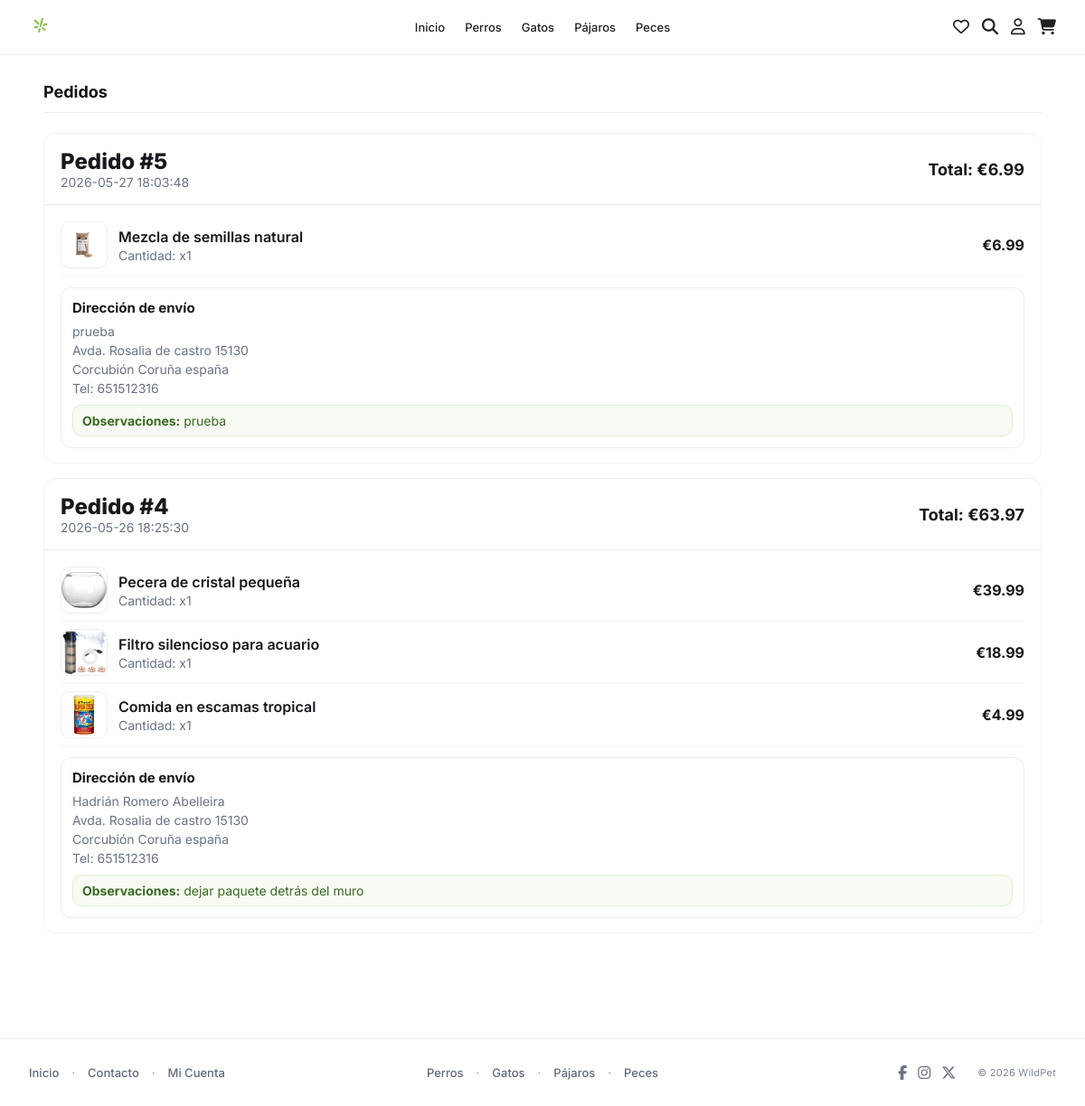
Screenshot of /Pedidos.php (signed in) with the database file from the repository.
### tables this page shows
CREATE TABLE `pedidos` (
  `id` int(11) NOT NULL,
  `id_usuario` int(11) NOT NULL,
  `fecha` datetime DEFAULT current_timestamp(),
  `total` decimal(10,2) NOT NULL,
  `estado` enum('pendiente','pagado','enviado','entregado') DEFAULT 'pendiente',
  `envio_nombre` varchar(150) DEFAULT '',
  `envio_direccion` varchar(255) DEFAULT '',
  `envio_ciudad` varchar(100) DEFAULT '',
  `envio_provincia` varchar(100) DEFAULT '',
  `envio_codigo_postal` varchar(20) DEFAULT '',
  `envio_pais` varchar(100) DEFAULT '',
  `envio_telefono` varchar(30) DEFAULT '',
  `envio_observaciones` text DEFAULT NULL
);

CREATE TABLE `pedido_items` (
  `id` int(11) NOT NULL,
  `id_pedido` int(11) NOT NULL,
  `id_producto` int(11) NOT NULL,
  `nombre_producto` varchar(255) NOT NULL,
  `precio` decimal(10,2) NOT NULL DEFAULT 0.00,
  `cantidad` int(11) NOT NULL DEFAULT 1,
  `imagen` varchar(255) DEFAULT NULL
);

### Pedidos.php (the view, shortened to what this page needs)
<?php
include("conexion.php");
$conn->query("CREATE TABLE IF NOT EXISTS pedidos (
  id INT AUTO_INCREMENT PRIMARY KEY,
  id_usuario INT NOT NULL,
  total DECIMAL(10,2) NOT NULL DEFAULT 0,
  fecha DATETIME NOT NULL DEFAULT CURRENT_TIMESTAMP,
  envio_nombre VARCHAR(150) DEFAULT '',
  envio_direccion VARCHAR(255) DEFAULT '',
  envio_ciudad VARCHAR(100) DEFAULT '',
  envio_provincia VARCHAR(100) DEFAULT '',
  envio_codigo_postal VARCHAR(20) DEFAULT '',
  envio_pais VARCHAR(100) DEFAULT '',
  envio_telefono VARCHAR(30) DEFAULT '',
  envio_observaciones TEXT
)");
$conn->query("CREATE TABLE IF NOT EXISTS pedido_items (
  id INT AUTO_INCREMENT PRIMARY KEY,
  id_pedido INT NOT NULL,
  id_producto INT NOT NULL,
  nombre_producto VARCHAR(255) NOT NULL,
  precio DECIMAL(10,2) NOT NULL DEFAULT 0,
  cantidad INT NOT NULL DEFAULT 1,
  imagen VARCHAR(255) DEFAULT NULL
)");
$pedidos = [];
$stmt = $conn->prepare("SELECT id, total, fecha, envio_nombre, envio_direccion, envio_ciudad, envio_provincia, envio_codigo_postal, envio_pais, envio_telefono, envio_observaciones FROM pedidos WHERE id_usuario = ? ORDER BY fecha DESC");
$stmt->bind_param("i", $_SESSION['usuario_id']);
$stmt->execute();
$res = $stmt->get_result();
while ($row = $res->fetch_assoc()) {
    $row['items'] = [];
    $pedidos[] = $row;
}
if (!empty($pedidos)) {
    $itemStmt = $conn->prepare("SELECT nombre_producto, precio, cantidad, imagen FROM pedido_items WHERE id_pedido = ?");
    foreach ($pedidos as $idx => $pedido) {
        $pid = intval($pedido['id']);
        $itemStmt->bind_param("i", $pid);
        $itemStmt->execute();
        $itemsRes = $itemStmt->get_result();
        while ($it = $itemsRes->fetch_assoc()) {
            $pedidos[$idx]['items'][] = $it;
        }
    }
}
?>
<!doctype html>
<html lang="es">
<head>
  <link rel="stylesheet" href="https://cdnjs.cloudflare.com/ajax/libs/font-awesome/6.5.1/css/all.min.css">
  <link rel="stylesheet" href="DogProducts.css">
  <link rel="stylesheet" href="account-menu.css">
</head>
<body>
<header class="header">
  <div class="header-inner">
    <a href="Homepage.php"><img class="logo" src="img/logo.png" alt="WildPet"></a>
    <nav class="nav">
      <a href="Homepage.php">Inicio</a>
      <a href="Perros.php">Perros</a>
      <a href="Gatos.php">Gatos</a>
      <a href="Pajaros.php">Pájaros</a>
      <a href="Peces.php">Peces</a>
    </nav>
    <div class="icons">
      <a href="MisFavoritos.php" title="Mis Favoritos"><i class="fa-regular fa-heart"></i></a>
      <a href="Search.php" title="Buscar"><i class="fa-solid fa-magnifying-glass"></i></a>
      <div class="account-menu">
        <button class="account-toggle" aria-label="Cuenta"><i class="fa-regular fa-user"></i></button>
      </div>
      <a href="ShoppingCart.php" title="Carrito"><i class="fa-solid fa-cart-shopping"></i></a>
    </div>
  </div>
</header>
<main class="page">
  <div class="container">
    <div class="topbar"><h1>Pedidos</h1></div>
    <hr>
    <?php if (empty($pedidos)): ?>
      <p>Aún no tienes pedidos realizados.</p>
    <?php else: ?>
      <div class="orders-grid">
        <?php foreach ($pedidos as $pedido): ?>
          <section class="card order-card">
            <div class="order-head">
              <div>
                <div style="font-weight:800; font-size:24px; color:#16181d;">Pedido #<?php echo intval($pedido['id']); ?></div>
                <div class="order-meta"><?php echo htmlspecialchars($pedido['fecha']); ?></div>
              </div>
              <div class="order-total">Total: €<?php echo number_format($pedido['total'], 2); ?></div>
            </div>
            <div class="order-body">
              <?php foreach ($pedido['items'] as $item): ?>
                <div class="order-item">
                  <img src="<?php echo htmlspecialchars($item['imagen']); ?>" alt="">
                  <div>
                    <div class="order-item-name"><?php echo htmlspecialchars($item['nombre_producto']); ?></div>
                    <div class="order-item-qty">Cantidad: x<?php echo intval($item['cantidad']); ?></div>
                  </div>
                  <div class="order-item-price">€<?php echo number_format($item['precio'], 2); ?></div>
                </div>
              <?php endforeach; ?>
              <?php
              $hasShipping = trim((string)($pedido['envio_direccion'] ?? '')) !== '' ||
                             trim((string)($pedido['envio_ciudad'] ?? '')) !== '' ||
                             trim((string)($pedido['envio_provincia'] ?? '')) !== '' ||
                             trim((string)($pedido['envio_codigo_postal'] ?? '')) !== '' ||
                             trim((string)($pedido['envio_pais'] ?? '')) !== '' ||
                             trim((string)($pedido['envio_telefono'] ?? '')) !== '';
              ?>
              <?php if ($hasShipping): ?>
                <div class="shipping-box">
                  <p class="shipping-title">Dirección de envío</p>
                  <?php if (!empty($pedido['envio_nombre'])): ?>
                    <p class="shipping-line"><?php echo htmlspecialchars($pedido['envio_nombre']); ?></p>
                  <?php endif; ?>
                  <p class="shipping-line">
                    <?php echo htmlspecialchars(trim(($pedido['envio_direccion'] ?? '') . ' ' . ($pedido['envio_codigo_postal'] ?? ''))); ?>
                  </p>
                  <p class="shipping-line">
                    <?php echo htmlspecialchars(trim(($pedido['envio_ciudad'] ?? '') . ' ' . ($pedido['envio_provincia'] ?? '') . ' ' . ($pedido['envio_pais'] ?? ''))); ?>
                  </p>
                  <?php if (!empty($pedido['envio_telefono'])): ?>
                    <p class="shipping-line">Tel: <?php echo htmlspecialchars($pedido['envio_telefono']); ?></p>
                  <?php endif; ?>
                  <?php if (!empty($pedido['envio_observaciones'])): ?>
                    <div class="shipping-note"><strong>Observaciones:</strong> <?php echo htmlspecialchars($pedido['envio_observaciones']); ?></div>
                  <?php endif; ?>
                </div>
              <?php endif; ?>
            </div>
          </section>
        <?php endforeach; ?>
      </div>
    <?php endif; ?>
  </div>
</main>
<?php include('footer.php'); ?>
</body>
</html>

### DogProducts.css (style rules this page uses)
:root { --green:#86c440; --text:#121212; --muted:#6b7280; --border:#ededed; }
* { box-sizing:border-box;margin:0;padding:0 }
body { font-family:Inter,system-ui,Arial,sans-serif; color:var(--text); min-height:100vh; display:flex; flex-direction:column; }
.container { width:min(1200px,92%); margin:0 auto; }
.page { flex:1; padding:30px 0 60px; }
.topbar { display:flex; justify-content:space-between; align-items:center; margin-bottom:12px; }
.topbar h1 { font-size:18px; font-weight:700; }
hr { border:none; border-top:1px solid var(--border); margin-bottom:22px; }
.header { background:#fff; border-bottom:1px solid var(--border); }
.header-inner { width:100%; height:60px; padding:0 32px; display:grid; grid-template-columns: 1fr auto 1fr; align-items:center; }
.logo { width:26px; justify-self:start; }
.nav { display:flex; gap:22px; justify-self:center; }
.nav a { text-decoration:none; color:#222; font-size:13px; font-weight:500; }
.icons { display:flex; gap:14px; align-items:center; justify-self:end; }
.icons i { cursor:pointer; font-size:18px; color:#222; transition: color .2s ease, transform .2s ease; }
.card { background:#fff; border:1px solid #f1f1f1; border-radius:14px; overflow:hidden; display:flex; flex-direction:column; }

### account-menu.css (style rules this page uses)
.account-menu { position: relative; }
.account-toggle { background: transparent; border: 0; padding: 0; cursor: pointer; color: #111; font-size: 18px; display: inline-flex; align-items: center; justify-content: center; }

### Pedidos.php (style rules this page uses)
.orders-grid { display: grid; gap: 16px; }
.order-card { margin-bottom: 0; padding: 0; overflow: hidden; }
.order-head { display: flex; justify-content: space-between; align-items: center; gap: 12px; padding: 16px 18px; border-bottom: 1px solid #ededed; background: #fff; flex-wrap: wrap; }
.order-meta { color: #697386; font-size: 14px; }
.order-total { color: #16181d; font-weight: 700; font-size: 18px; }
.order-body { padding: 10px 18px 16px; background: #fff; }
.order-item { display: grid; grid-template-columns: 52px 1fr auto; align-items: center; gap: 12px; padding: 8px 0; border-bottom: 1px solid #f3f3f3; }
.order-item img { width: 52px; height: 52px; object-fit: contain; border: 1px solid #eee; border-radius: 10px; background: #fff; }
.order-item-name { font-weight: 600; color: #16181d; }
.order-item-qty { color: #697386; font-size: 14px; margin-top: 2px; }
.order-item-price { font-weight: 700; color: #16181d; white-space: nowrap; }
.shipping-box { margin-top: 12px; border: 1px solid #ededed; border-radius: 12px; padding: 12px; background: #fff; }
.shipping-title { margin: 0 0 6px; font-weight: 700; color: #16181d; font-size: 15px; }
.shipping-line { margin: 0; color: #697386; font-size: 14px; line-height: 1.5; }
.shipping-note { margin-top: 8px; padding: 8px 10px; border-radius: 10px; background: #f7fbf3; border: 1px solid #dff0d2; color: #3b6b22; font-size: 14px; }

### rows the page displays
pedidos: id "5", fecha "2026-05-27 18:03:48", total "6.99", envio_nombre "prueba", envio_direccion+envio_codigo_postal "Avda. Rosalia de castro 15130", envio_ciudad+envio_provincia+envio_pais "Corcubión Coruña españa", envio_telefono "651512316", envio_observaciones "prueba"
pedido_items: imagen (picture), nombre_producto "Mezcla de semillas natural", cantidad "1", precio "6.99"
pedidos: id "4", fecha "2026-05-26 18:25:30", total "63.97", envio_nombre "Hadrián Romero Abelleira", envio_direccion+envio_codigo_postal "Avda. Rosalia de castro 15130", envio_ciudad+envio_provincia+envio_pais "Corcubión Coruña españa", envio_telefono "651512316", envio_observaciones "dejar paquete detrás del muro"
pedido_items: imagen (picture), nombre_producto "Pecera de cristal pequeña", cantidad "1", precio "39.99"
pedido_items: imagen (picture), nombre_producto "Filtro silencioso para acuario", cantidad "1", precio "18.99"
pedido_items: imagen (picture), nombre_producto "Comida en escamas tropical", cantidad "1", precio "4.99"
